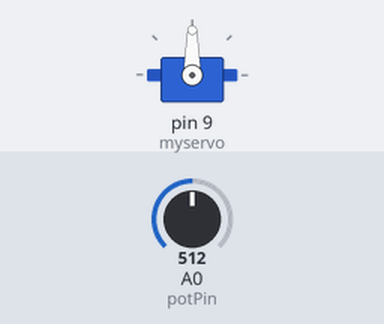
Recording of a sketch running on a simulated Arduino Uno, built with avr-gcc and run on an emulated ATmega328P. On the bench: servo. Inputs (shaded band) come from the test bench; at power-on: A0 (potPin) = 512.

Above: at 1.2 s.
1.3 s: A0 (potPin) set to 716
At 2.5 s:
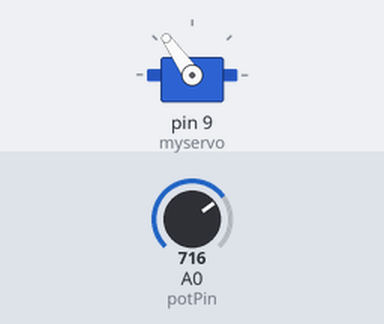
2.8 s: A0 (potPin) set to 900
At 4.0 s:
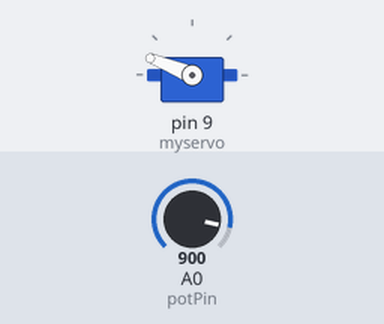
4.3 s: A0 (potPin) set to 1023
At 5.4 s:
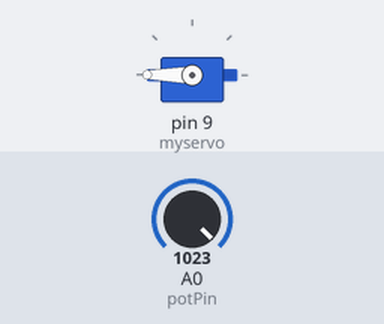
5.8 s: A0 (potPin) set to 306
At 6.8 s:
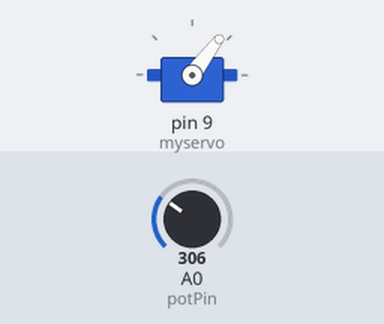
7.3 s: A0 (potPin) set to 122
At 8.2 s:
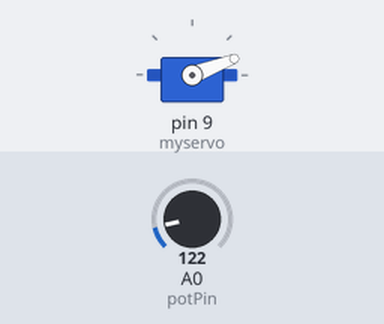
Timing chart, 0 to 9.8 s (numbered marks = the images above; inputs shaded):
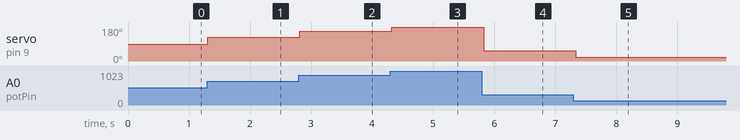

Measured:
- after the input at 1.3 s, servo on pin 9 (myservo): 90° → 125° at once
- after the input at 2.8 s, servo on pin 9 (myservo): 125° → 158° at once
- after the input at 4.3 s, servo on pin 9 (myservo): 158° → 180° at once
- after the input at 5.8 s, servo on pin 9 (myservo): 180° → 53° at once
- after the input at 7.3 s, servo on pin 9 (myservo): 53° → 21° at once

The sketch:

servo.ino
```cpp
#include <Servo.h>
Servo myservo;
const int potPin = A0;

void setup(){
  myservo.attach(9);
  pinMode(potPin, INPUT);

}
void loop(){
  int potValue = analogRead(potPin);
  int servoAngle = map(potValue, 0, 1023, 0, 180);
  myservo.write(servoAngle);
  delay(50);
}


/*#include <Servo.h>
Servo myservo;

void setup(){
  myservo.attach(9);

}
void loop(){
  myservo.write(0);
  delay(1000);
  myservo.write(90);
  delay(1000);
  myservo.write(180);
  delay(1000);

  for(int pos=0; pos<=180; pos++){
    myservo.write(pos);
    delay(15);
  }

  for(int pos=180; pos>=0; pos--){
    myservo.write(pos);
    delay(15);
  }
}*/
```
